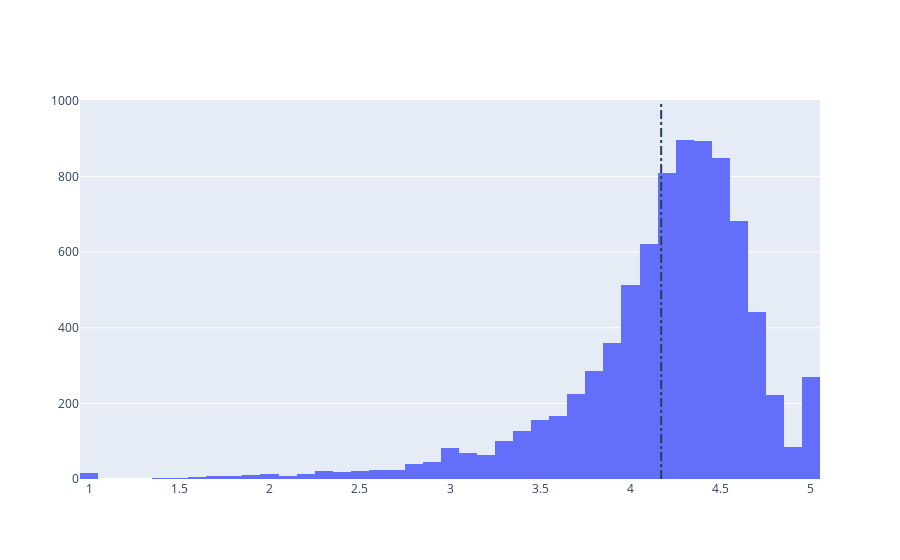

The code cell stored with this chart in its notebook:
### Markdown cell above
## 5. Distribution of app ratings
<p>After having witnessed the market share for each category of apps, let's see how all these apps perform on an average. App ratings (on a scale of 1 to 5) impact the discoverability, conversion of apps as well as the company's overall brand image. Ratings are a key performance indicator of an app.</p>
<p>From our research, we found that the average volume of ratings across all app categories is <code>4.17</code>. The histogram plot is skewed to the left indicating that the majority of the apps are highly rated with only a few exceptions in the low-rated apps.</p>

### Code cell
# Average rating of apps
avg_app_rating = apps['Rating'].mean().round(2)
print('Average app rating = ', avg_app_rating)

# Distribution of apps according to their ratings
data = [go.Histogram(
        x = apps['Rating']
)]

# Vertical dashed line to indicate the average app rating
layout = {'shapes': [{
              'type' :'line',
              'x0': avg_app_rating,
              'y0': 0,
              'x1': avg_app_rating,
              'y1': 1000,
              'line': { 'dash': 'dashdot'}
          }]
          }

plotly.offline.iplot({'data': data, 'layout': layout})

### Figure 1 — Plotly figure (JSON) as saved in the notebook; plotly's stock layout.template omitted (floating-point values rounded to 4 significant figures; data arrays with more than 128 entries replaced by an {"elided": "..."} marker saying what was removed)
{"data": [{"type": "histogram", "x": {"elided": "9659 float values"}}], "layout": {"shapes": [{"line": {"dash": "dashdot"}, "type": "line", "x0": 4.17, "x1": 4.17, "y0": 0, "y1": 1000}]}}
